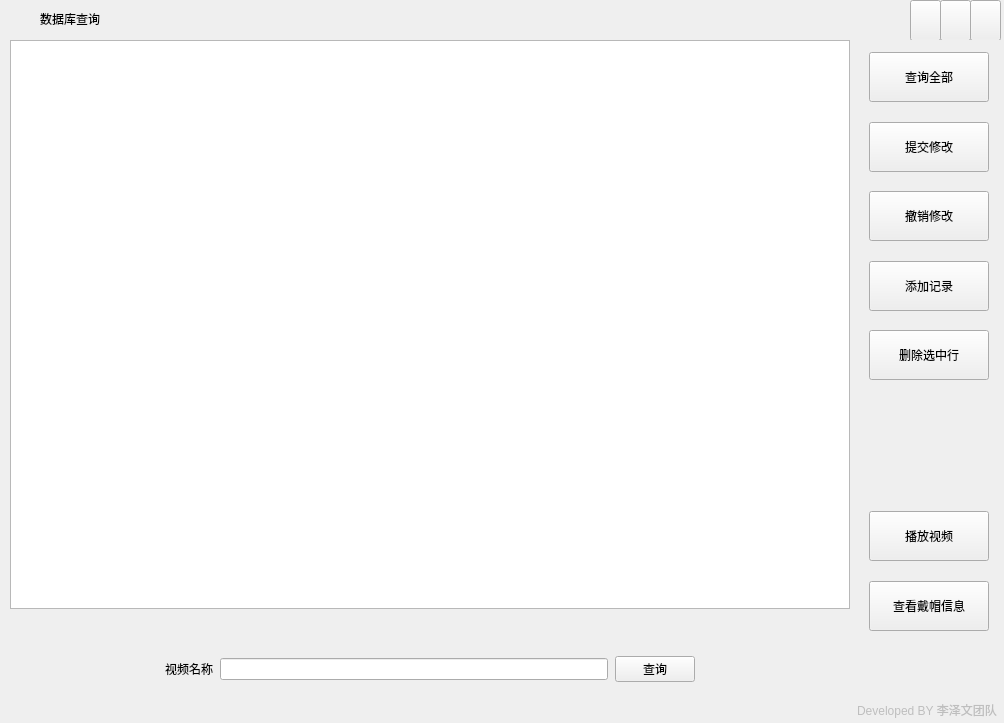
<?xml version="1.0" encoding="UTF-8"?>
<ui version="4.0">
 <class>Database</class>
 <widget class="QMainWindow" name="Database">
  <property name="geometry">
   <rect>
    <x>0</x>
    <y>0</y>
    <width>1004</width>
    <height>723</height>
   </rect>
  </property>
  <property name="sizePolicy">
   <sizepolicy hsizetype="Expanding" vsizetype="Expanding">
    <horstretch>0</horstretch>
    <verstretch>0</verstretch>
   </sizepolicy>
  </property>
  <property name="minimumSize">
   <size>
    <width>1000</width>
    <height>720</height>
   </size>
  </property>
  <property name="windowTitle">
   <string>MainWindow</string>
  </property>
  <property name="animated">
   <bool>true</bool>
  </property>
  <widget class="QWidget" name="centralwidget">
   <property name="sizePolicy">
    <sizepolicy hsizetype="Expanding" vsizetype="Expanding">
     <horstretch>0</horstretch>
     <verstretch>0</verstretch>
    </sizepolicy>
   </property>
   <widget class="QWidget" name="widgetTitle" native="true">
    <property name="geometry">
     <rect>
      <x>10</x>
      <y>0</y>
      <width>2000</width>
      <height>40</height>
     </rect>
    </property>
    <property name="sizePolicy">
     <sizepolicy hsizetype="Expanding" vsizetype="Fixed">
      <horstretch>0</horstretch>
      <verstretch>0</verstretch>
     </sizepolicy>
    </property>
    <property name="minimumSize">
     <size>
      <width>2000</width>
      <height>40</height>
     </size>
    </property>
    <property name="layoutDirection">
     <enum>Qt::LeftToRight</enum>
    </property>
    <widget class="QPushButton" name="btnExit">
     <property name="geometry">
      <rect>
       <x>960</x>
       <y>0</y>
       <width>31</width>
       <height>41</height>
      </rect>
     </property>
     <property name="sizePolicy">
      <sizepolicy hsizetype="Expanding" vsizetype="Fixed">
       <horstretch>0</horstretch>
       <verstretch>0</verstretch>
      </sizepolicy>
     </property>
     <property name="text">
      <string/>
     </property>
    </widget>
    <widget class="QPushButton" name="btnMax">
     <property name="geometry">
      <rect>
       <x>930</x>
       <y>0</y>
       <width>31</width>
       <height>41</height>
      </rect>
     </property>
     <property name="sizePolicy">
      <sizepolicy hsizetype="Expanding" vsizetype="Fixed">
       <horstretch>0</horstretch>
       <verstretch>0</verstretch>
      </sizepolicy>
     </property>
     <property name="text">
      <string/>
     </property>
    </widget>
    <widget class="QPushButton" name="btnMin">
     <property name="geometry">
      <rect>
       <x>900</x>
       <y>0</y>
       <width>31</width>
       <height>41</height>
      </rect>
     </property>
     <property name="sizePolicy">
      <sizepolicy hsizetype="Expanding" vsizetype="Fixed">
       <horstretch>0</horstretch>
       <verstretch>0</verstretch>
      </sizepolicy>
     </property>
     <property name="text">
      <string/>
     </property>
    </widget>
    <widget class="QLabel" name="labelIcon">
     <property name="geometry">
      <rect>
       <x>0</x>
       <y>6</y>
       <width>21</width>
       <height>20</height>
      </rect>
     </property>
     <property name="sizePolicy">
      <sizepolicy hsizetype="Minimum" vsizetype="Fixed">
       <horstretch>0</horstretch>
       <verstretch>0</verstretch>
      </sizepolicy>
     </property>
     <property name="text">
      <string/>
     </property>
     <property name="pixmap">
      <pixmap resource="src.qrc">:/png/src/logo.png</pixmap>
     </property>
     <property name="scaledContents">
      <bool>true</bool>
     </property>
    </widget>
    <widget class="QLabel" name="labelTitle">
     <property name="geometry">
      <rect>
       <x>30</x>
       <y>6</y>
       <width>860</width>
       <height>25</height>
      </rect>
     </property>
     <property name="sizePolicy">
      <sizepolicy hsizetype="Expanding" vsizetype="Expanding">
       <horstretch>0</horstretch>
       <verstretch>0</verstretch>
      </sizepolicy>
     </property>
     <property name="minimumSize">
      <size>
       <width>860</width>
       <height>25</height>
      </size>
     </property>
     <property name="maximumSize">
      <size>
       <width>880</width>
       <height>16777215</height>
      </size>
     </property>
     <property name="text">
      <string>数据库查询</string>
     </property>
    </widget>
   </widget>
   <widget class="QWidget" name="layoutWidget">
    <property name="geometry">
     <rect>
      <x>10</x>
      <y>40</y>
      <width>991</width>
      <height>680</height>
     </rect>
    </property>
    <layout class="QHBoxLayout" name="horizontalLayout_10" stretch="6,1">
     <property name="spacing">
      <number>7</number>
     </property>
     <item>
      <layout class="QVBoxLayout" name="verticalLayout_2" stretch="15,0,1,1">
       <item>
        <widget class="QTableView" name="tableView"/>
       </item>
       <item>
        <spacer name="verticalSpacer_10">
         <property name="orientation">
          <enum>Qt::Vertical</enum>
         </property>
         <property name="sizeHint" stdset="0">
          <size>
           <width>20</width>
           <height>40</height>
          </size>
         </property>
        </spacer>
       </item>
       <item>
        <layout class="QHBoxLayout" name="horizontalLayout_9" stretch="2,0,5,1,2">
         <item>
          <spacer name="horizontalSpacer_17">
           <property name="orientation">
            <enum>Qt::Horizontal</enum>
           </property>
           <property name="sizeHint" stdset="0">
            <size>
             <width>40</width>
             <height>20</height>
            </size>
           </property>
          </spacer>
         </item>
         <item>
          <widget class="QLabel" name="label">
           <property name="text">
            <string>视频名称</string>
           </property>
          </widget>
         </item>
         <item>
          <widget class="QLineEdit" name="lineEdit"/>
         </item>
         <item>
          <widget class="QPushButton" name="queryButton">
           <property name="text">
            <string>查询</string>
           </property>
          </widget>
         </item>
         <item>
          <spacer name="horizontalSpacer_16">
           <property name="orientation">
            <enum>Qt::Horizontal</enum>
           </property>
           <property name="sizeHint" stdset="0">
            <size>
             <width>40</width>
             <height>20</height>
            </size>
           </property>
          </spacer>
         </item>
        </layout>
       </item>
       <item>
        <spacer name="verticalSpacer_9">
         <property name="orientation">
          <enum>Qt::Vertical</enum>
         </property>
         <property name="sizeHint" stdset="0">
          <size>
           <width>20</width>
           <height>40</height>
          </size>
         </property>
        </spacer>
       </item>
      </layout>
     </item>
     <item>
      <layout class="QVBoxLayout" name="verticalLayout" stretch="1,1,1,1,1,1,1,1,1,1,10,1,1,1,5,0">
       <item>
        <spacer name="verticalSpacer">
         <property name="orientation">
          <enum>Qt::Vertical</enum>
         </property>
         <property name="sizeHint" stdset="0">
          <size>
           <width>20</width>
           <height>40</height>
          </size>
         </property>
        </spacer>
       </item>
       <item>
        <layout class="QHBoxLayout" name="horizontalLayout_7">
         <item>
          <spacer name="horizontalSpacer">
           <property name="orientation">
            <enum>Qt::Horizontal</enum>
           </property>
           <property name="sizeHint" stdset="0">
            <size>
             <width>40</width>
             <height>20</height>
            </size>
           </property>
          </spacer>
         </item>
         <item>
          <widget class="QPushButton" name="queryAllButton">
           <property name="minimumSize">
            <size>
             <width>120</width>
             <height>50</height>
            </size>
           </property>
           <property name="text">
            <string>查询全部</string>
           </property>
          </widget>
         </item>
         <item>
          <spacer name="horizontalSpacer_2">
           <property name="orientation">
            <enum>Qt::Horizontal</enum>
           </property>
           <property name="sizeHint" stdset="0">
            <size>
             <width>40</width>
             <height>20</height>
            </size>
           </property>
          </spacer>
         </item>
        </layout>
       </item>
       <item>
        <spacer name="verticalSpacer_2">
         <property name="orientation">
          <enum>Qt::Vertical</enum>
         </property>
         <property name="sizeHint" stdset="0">
          <size>
           <width>20</width>
           <height>40</height>
          </size>
         </property>
        </spacer>
       </item>
       <item>
        <layout class="QHBoxLayout" name="horizontalLayout_6">
         <item>
          <spacer name="horizontalSpacer_9">
           <property name="orientation">
            <enum>Qt::Horizontal</enum>
           </property>
           <property name="sizeHint" stdset="0">
            <size>
             <width>40</width>
             <height>20</height>
            </size>
           </property>
          </spacer>
         </item>
         <item>
          <widget class="QPushButton" name="submitButton">
           <property name="minimumSize">
            <size>
             <width>120</width>
             <height>50</height>
            </size>
           </property>
           <property name="text">
            <string>提交修改</string>
           </property>
          </widget>
         </item>
         <item>
          <spacer name="horizontalSpacer_3">
           <property name="orientation">
            <enum>Qt::Horizontal</enum>
           </property>
           <property name="sizeHint" stdset="0">
            <size>
             <width>40</width>
             <height>20</height>
            </size>
           </property>
          </spacer>
         </item>
        </layout>
       </item>
       <item>
        <spacer name="verticalSpacer_3">
         <property name="orientation">
          <enum>Qt::Vertical</enum>
         </property>
         <property name="sizeHint" stdset="0">
          <size>
           <width>20</width>
           <height>40</height>
          </size>
         </property>
        </spacer>
       </item>
       <item>
        <layout class="QHBoxLayout" name="horizontalLayout_5">
         <item>
          <spacer name="horizontalSpacer_10">
           <property name="orientation">
            <enum>Qt::Horizontal</enum>
           </property>
           <property name="sizeHint" stdset="0">
            <size>
             <width>40</width>
             <height>20</height>
            </size>
           </property>
          </spacer>
         </item>
         <item>
          <widget class="QPushButton" name="backButton">
           <property name="minimumSize">
            <size>
             <width>120</width>
             <height>50</height>
            </size>
           </property>
           <property name="text">
            <string>撤销修改</string>
           </property>
          </widget>
         </item>
         <item>
          <spacer name="horizontalSpacer_4">
           <property name="orientation">
            <enum>Qt::Horizontal</enum>
           </property>
           <property name="sizeHint" stdset="0">
            <size>
             <width>40</width>
             <height>20</height>
            </size>
           </property>
          </spacer>
         </item>
        </layout>
       </item>
       <item>
        <spacer name="verticalSpacer_4">
         <property name="orientation">
          <enum>Qt::Vertical</enum>
         </property>
         <property name="sizeHint" stdset="0">
          <size>
           <width>20</width>
           <height>40</height>
          </size>
         </property>
        </spacer>
       </item>
       <item>
        <layout class="QHBoxLayout" name="horizontalLayout_4">
         <item>
          <spacer name="horizontalSpacer_11">
           <property name="orientation">
            <enum>Qt::Horizontal</enum>
           </property>
           <property name="sizeHint" stdset="0">
            <size>
             <width>40</width>
             <height>20</height>
            </size>
           </property>
          </spacer>
         </item>
         <item>
          <widget class="QPushButton" name="addButton">
           <property name="minimumSize">
            <size>
             <width>120</width>
             <height>50</height>
            </size>
           </property>
           <property name="text">
            <string>添加记录</string>
           </property>
          </widget>
         </item>
         <item>
          <spacer name="horizontalSpacer_5">
           <property name="orientation">
            <enum>Qt::Horizontal</enum>
           </property>
           <property name="sizeHint" stdset="0">
            <size>
             <width>40</width>
             <height>20</height>
            </size>
           </property>
          </spacer>
         </item>
        </layout>
       </item>
       <item>
        <spacer name="verticalSpacer_5">
         <property name="orientation">
          <enum>Qt::Vertical</enum>
         </property>
         <property name="sizeHint" stdset="0">
          <size>
           <width>20</width>
           <height>40</height>
          </size>
         </property>
        </spacer>
       </item>
       <item>
        <layout class="QHBoxLayout" name="horizontalLayout_3">
         <item>
          <spacer name="horizontalSpacer_12">
           <property name="orientation">
            <enum>Qt::Horizontal</enum>
           </property>
           <property name="sizeHint" stdset="0">
            <size>
             <width>40</width>
             <height>20</height>
            </size>
           </property>
          </spacer>
         </item>
         <item>
          <widget class="QPushButton" name="deleteButton">
           <property name="minimumSize">
            <size>
             <width>120</width>
             <height>50</height>
            </size>
           </property>
           <property name="text">
            <string>删除选中行</string>
           </property>
          </widget>
         </item>
         <item>
          <spacer name="horizontalSpacer_6">
           <property name="orientation">
            <enum>Qt::Horizontal</enum>
           </property>
           <property name="sizeHint" stdset="0">
            <size>
             <width>40</width>
             <height>20</height>
            </size>
           </property>
          </spacer>
         </item>
        </layout>
       </item>
       <item>
        <spacer name="verticalSpacer_6">
         <property name="orientation">
          <enum>Qt::Vertical</enum>
         </property>
         <property name="sizeHint" stdset="0">
          <size>
           <width>20</width>
           <height>40</height>
          </size>
         </property>
        </spacer>
       </item>
       <item>
        <layout class="QHBoxLayout" name="horizontalLayout_2">
         <item>
          <spacer name="horizontalSpacer_13">
           <property name="orientation">
            <enum>Qt::Horizontal</enum>
           </property>
           <property name="sizeHint" stdset="0">
            <size>
             <width>40</width>
             <height>20</height>
            </size>
           </property>
          </spacer>
         </item>
         <item>
          <widget class="QPushButton" name="playButton">
           <property name="minimumSize">
            <size>
             <width>120</width>
             <height>50</height>
            </size>
           </property>
           <property name="text">
            <string>播放视频</string>
           </property>
          </widget>
         </item>
         <item>
          <spacer name="horizontalSpacer_7">
           <property name="orientation">
            <enum>Qt::Horizontal</enum>
           </property>
           <property name="sizeHint" stdset="0">
            <size>
             <width>40</width>
             <height>20</height>
            </size>
           </property>
          </spacer>
         </item>
        </layout>
       </item>
       <item>
        <spacer name="verticalSpacer_7">
         <property name="orientation">
          <enum>Qt::Vertical</enum>
         </property>
         <property name="sizeHint" stdset="0">
          <size>
           <width>20</width>
           <height>40</height>
          </size>
         </property>
        </spacer>
       </item>
       <item>
        <layout class="QHBoxLayout" name="horizontalLayout">
         <item>
          <spacer name="horizontalSpacer_14">
           <property name="orientation">
            <enum>Qt::Horizontal</enum>
           </property>
           <property name="sizeHint" stdset="0">
            <size>
             <width>40</width>
             <height>20</height>
            </size>
           </property>
          </spacer>
         </item>
         <item>
          <widget class="QPushButton" name="queryInfoButton">
           <property name="minimumSize">
            <size>
             <width>120</width>
             <height>50</height>
            </size>
           </property>
           <property name="text">
            <string>查看戴帽信息</string>
           </property>
          </widget>
         </item>
         <item>
          <spacer name="horizontalSpacer_8">
           <property name="orientation">
            <enum>Qt::Horizontal</enum>
           </property>
           <property name="sizeHint" stdset="0">
            <size>
             <width>40</width>
             <height>20</height>
            </size>
           </property>
          </spacer>
         </item>
        </layout>
       </item>
       <item>
        <spacer name="verticalSpacer_8">
         <property name="orientation">
          <enum>Qt::Vertical</enum>
         </property>
         <property name="sizeHint" stdset="0">
          <size>
           <width>20</width>
           <height>40</height>
          </size>
         </property>
        </spacer>
       </item>
       <item>
        <layout class="QHBoxLayout" name="horizontalLayout_8">
         <item>
          <spacer name="horizontalSpacer_15">
           <property name="orientation">
            <enum>Qt::Horizontal</enum>
           </property>
           <property name="sizeHint" stdset="0">
            <size>
             <width>40</width>
             <height>20</height>
            </size>
           </property>
          </spacer>
         </item>
         <item>
          <widget class="QLabel" name="label_2">
           <property name="enabled">
            <bool>false</bool>
           </property>
           <property name="text">
            <string>Developed BY 李泽文团队 </string>
           </property>
          </widget>
         </item>
        </layout>
       </item>
      </layout>
     </item>
    </layout>
   </widget>
  </widget>
 </widget>
 <resources>
  <include location="src.qrc"/>
 </resources>
 <connections/>
</ui>
